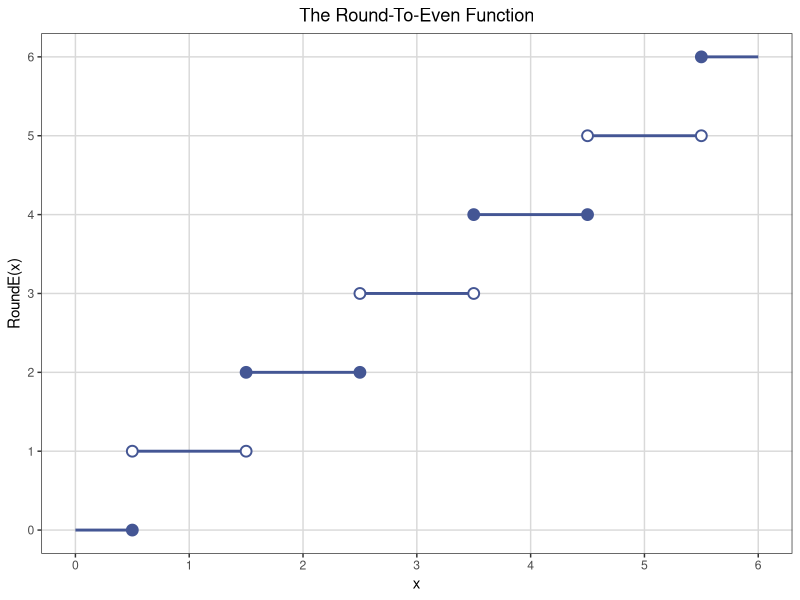

Recreate this plot in R.
out <- Sys.getenv("OUT_DIR")
if (out == "" || is.na(out)) out <- getwd()
dir.create(out, showWarnings = FALSE, recursive = TRUE)

suppressPackageStartupMessages(library(ggplot2))

cat("P096 RoundToEven translation starting\n")

## ---- SAS ROUND / ROUNDE helpers (half away vs half to even) ----
sas_round_1 <- function(x) {
  res <- numeric(length(x))
  for (i in seq_along(x)) {
    v <- x[i]
    if (is.na(v)) { res[i] <- NA_real_; next }
    if (v >= 0) {
      fl <- floor(v + 1e-9)
      d <- v - fl
      if (d < 0.5 - 1e-8) res[i] <- fl
      else if (d > 0.5 + 1e-8) res[i] <- fl + 1
      else res[i] <- fl + 1
    } else {
      av <- -v
      fl <- floor(av + 1e-9)
      d <- av - fl
      if (d < 0.5 - 1e-8) r <- fl
      else if (d > 0.5 + 1e-8) r <- fl + 1
      else r <- fl + 1
      res[i] <- -r
    }
  }
  res
}

sas_rounde_1 <- function(x) {
  res <- numeric(length(x))
  for (i in seq_along(x)) {
    v <- x[i]
    if (is.na(v)) { res[i] <- NA_real_; next }
    sgn <- ifelse(v < 0, -1, 1)
    av <- abs(v)
    fl <- floor(av + 1e-9)
    d <- av - fl
    if (d < 0 && d > -1e-7) { d <- 0 }
    if (abs(d) < 1e-8) { res[i] <- sgn * fl; next }
    if (abs(d - 1) < 1e-8) { res[i] <- sgn * (fl + 1); next }
    if (d < 0.5 - 1e-8) res[i] <- sgn * fl
    else if (d > 0.5 + 1e-8) res[i] <- sgn * (fl + 1)
    else {
      if (fl %% 2 == 0) res[i] <- sgn * fl
      else res[i] <- sgn * (fl + 1)
    }
  }
  res
}

tenth_round <- function(L, even = FALSE) {
  res <- numeric(length(L))
  for (i in seq_along(L)) {
    v <- L[i]
    if (is.na(v)) { res[i] <- NA_real_; next }
    sgn <- ifelse(v < 0, -1, 1)
    av <- abs(v)
    cents <- floor(av * 100 + 0.5 + 1e-7)
    fl_q <- cents %/% 10
    rem <- cents %% 10
    if (rem < 5) rq <- fl_q
    else if (rem > 5) rq <- fl_q + 1
    else {
      if (!even) rq <- fl_q + 1
      else rq <- ifelse(fl_q %% 2 == 0, fl_q, fl_q + 1)
    }
    res[i] <- sgn * rq * 0.1
  }
  res
}

fmt3_val <- function(x) {
  ifelse(is.na(x), NA_real_,
    ifelse(x >= 0, floor(x * 1000 + 0.5 + 1e-7) / 1000,
                     ceiling(x * 1000 - 0.5 - 1e-7) / 1000))
}
fmt3_str <- function(x) sprintf("%.3f", fmt3_val(x))

## ---- Series / Scatter data for step plot ----
x_seq <- seq(0, 6, by = 0.05)
y_seq <- sas_rounde_1(x_seq)
Series <- data.frame(x = x_seq, y = y_seq, group = y_seq)

x1_seq <- seq(0.5, 5.5, by = 1)
y1_seq <- sas_rounde_1(x1_seq)
Scatter1 <- data.frame(x1 = x1_seq, y1 = y1_seq)

x2_seq <- seq(0.5, 5.5, by = 1)
y2_seq <- sas_rounde_1(x2_seq + 1) - 1
Scatter2 <- data.frame(x2 = x2_seq, y2 = y2_seq)

## RoundToEven = SET Series Scatter1 Scatter2 (concatenation, missing filled)
n1 <- nrow(Series); n2 <- nrow(Scatter1); n3 <- nrow(Scatter2)
RoundToEven <- data.frame(
  x = c(Series$x, rep(NA_real_, n2 + n3)),
  y = c(Series$y, rep(NA_real_, n2 + n3)),
  group = c(Series$group, rep(NA_real_, n2 + n3)),
  x1 = c(rep(NA_real_, n1), Scatter1$x1, rep(NA_real_, n3)),
  y1 = c(rep(NA_real_, n1), Scatter1$y1, rep(NA_real_, n3)),
  x2 = c(rep(NA_real_, n1 + n2), Scatter2$x2),
  y2 = c(rep(NA_real_, n1 + n2), Scatter2$y2)
)

## ---- Seq table comparing ROUND and ROUNDE ----
x_s <- seq(0, 3.5, by = 0.25)
Seq <- data.frame(
  x = x_s,
  Round = sas_round_1(x_s),
  RoundEven = sas_rounde_1(x_s)
)

## ---- Channel1 data (Lot 1 lengths) ----
Length <- c(
0.91,1.01,0.95,1.13,1.12,0.86,0.96,1.17,1.36,1.10,
0.98,1.27,1.13,0.92,1.15,1.26,1.14,0.88,1.03,1.00,
0.98,0.94,1.09,0.92,1.10,0.95,1.05,1.05,1.11,1.15,
1.11,0.98,0.78,1.09,0.94,1.05,0.89,1.16,0.88,1.19,
1.01,1.08,1.19,0.94,0.92,1.27,0.90,0.88,1.38,1.02,
1.21,0.99,1.19,1.05,0.95,0.92,1.06,1.03,0.76,1.04,
0.84,0.93,0.96,1.23,1.06,1.20,0.94,0.74,0.80,1.00,
1.00,0.97,0.94,1.05,1.09,1.07,0.79,1.06,0.96,1.00,
1.07,0.98,1.26,0.99,1.12,0.99,1.05,1.12,0.85,0.96,
1.01,1.21,0.95,0.86,0.86,1.19,1.24,0.75,1.03,0.84,
0.93,0.65,0.84,0.92,0.86,1.07,1.05,0.95,1.05,1.10,
0.93,1.03,0.94,0.97,0.95,0.99,0.97,0.81,1.10,0.95,
1.08,0.75,0.97,0.94,0.95,0.85,1.02,1.07,1.11,1.02,
1.16,1.05,0.88,1.29,0.99,0.83,1.06,1.05,1.03,1.15,
1.14,0.91,1.17,1.17,0.70,0.84,1.33,0.95,1.34,1.14,
1.08,1.28,1.14,0.84,1.09,1.12,0.99,1.08,0.95,1.12,
0.70,1.07,1.06,1.24,1.17,0.96,1.00,0.85,1.25,0.84,
1.00,1.01,1.08,1.08,0.75,1.06,1.09,0.86,1.08,1.11,
1.19,1.25,0.94,0.97,0.81,0.91,0.99,0.94,0.94,1.12,
1.10,0.82,1.17,0.89,0.75,0.84,1.10,0.93,1.11,1.07,
1.20,1.22,0.90,1.01,1.17,0.97,1.02,0.77,1.07,0.87,
0.96,1.21,1.04,0.89,0.95,0.86,0.84,1.03,1.26,0.71,
0.75,1.34,1.14,1.09,0.85,0.68,0.79,1.06,1.12,1.10,
0.98,1.11,0.98,0.86,1.15,0.89,1.21,0.79,1.31,0.84,
1.05,0.89,1.01,0.81,1.10,1.04,1.07,1.02,0.91,1.00,
0.98,0.95,0.82,1.11,1.07,1.07,0.89,1.15,1.04,1.19,
1.07,1.03,1.04,0.81,0.93,1.06,0.92,1.29,1.04,0.99,
0.86,0.84,1.22,1.09,1.14,0.76,0.86,0.96,1.07,1.21,
0.93,1.07,1.13,0.95,0.92,1.01,1.01,1.16,1.24,0.82,
1.03,1.31,0.79,1.14,1.15,0.97,0.82,1.10,1.06,1.00,
0.58,0.79,1.08,1.06,1.06,1.14,1.09,1.01,0.87,0.97,
1.08,1.03,1.08,0.92,1.26,0.74,0.98,0.94,0.84,1.07,
1.04,0.93,0.90,0.83,0.91,1.15,1.00,0.86,0.87,0.75,
1.19,1.13,1.14,0.78,1.03,0.95,0.77,0.89,0.90,0.96,
0.95,1.08,1.03,0.98,1.00,0.86,1.16,1.05,0.97,0.91,
1.06,1.12,0.97,1.03,0.88,1.02,0.98,0.95,0.86,1.14,
1.15,1.26,0.84,0.82,0.91,1.02,0.96,0.95,1.17,1.03,
0.89,1.07,1.06,1.09,0.95,0.99,1.38,1.10,0.88,1.05,
1.18,0.93,1.14,0.86,1.24,0.97,1.04,1.12,1.10,1.14,
1.22,0.89,0.93,1.30,0.93,1.00,1.06,0.92,1.26,0.75,
1.24,1.17,1.09,1.06,0.78,0.95,0.97,0.90,0.98,0.88,
0.87,1.00,0.83,1.11,1.15,1.20,1.21,1.00,0.95,0.82,
1.16,0.80,0.99,0.89,1.17
)
stopifnot(length(Length) == 425)
Channel1 <- data.frame(Length = Length)

Round_df <- data.frame(Length = Length)
Round_df$Round <- tenth_round(Round_df$Length, even = FALSE)
Round_df$RoundEven <- tenth_round(Round_df$Length, even = TRUE)
Round_df$RoundUp <- as.integer(Round_df$Round > Round_df$Length + 1e-9)
Round_df$RoundEvenUp <- as.integer(Round_df$RoundEven > Round_df$Length + 1e-9)

## ---- PROC MEANS equivalents ----
sum_Length <- sum(Round_df$Length)
mean_Length <- mean(Round_df$Length)
sum_Round <- sum(Round_df$Round)
mean_Round <- mean(Round_df$Round)
sum_RE <- sum(Round_df$RoundEven)
mean_RE <- mean(Round_df$RoundEven)
mean_RU <- mean(Round_df$RoundUp)
mean_REU <- mean(Round_df$RoundEvenUp)

cat("Means computed\n")

## ---- SGPlot figure ----
p <- ggplot() +
  geom_line(data = Series, aes(x = x, y = y, group = group),
            color = "#445694", linewidth = 1) +
  geom_point(data = Scatter1, aes(x = x1, y = y1),
             shape = 21, fill = "#445694", colour = "#445694", size = 3, stroke = 1) +
  geom_point(data = Scatter2, aes(x = x2, y = y2),
             shape = 21, fill = "white", colour = "#445694", size = 3, stroke = 1) +
  labs(title = "The Round-To-Even Function", x = "x", y = "RoundE(x)") +
  scale_x_continuous(breaks = 0:6, limits = c(0, 6)) +
  scale_y_continuous(breaks = 0:6, limits = c(0, 6)) +
  theme_bw() +
  theme(plot.title = element_text(hjust = 0.5),
        panel.grid.major = element_line(colour = "grey85"),
        panel.grid.minor = element_blank())

ggsave(file.path(out, "sgplot.png"), plot = p, width = 8, height = 6, dpi = 150)
write.csv(RoundToEven, file.path(out, "sgplot.csv"), row.names = FALSE, na = "")

## ---- Text rendering (P096.lst counterpart) ----
fmt_x <- function(v) {
  if (is.na(v)) return("")
  if (abs(v - round(v)) < 1e-9) sprintf("%d", as.integer(round(v)))
  else {
    s <- sprintf("%.2f", v)
    s <- sub("0+$", "", s); s <- sub("\\.$", "", s); s
  }
}
txt_path <- file.path(out, "P096.txt")
con <- file(txt_path, open = "wt")
cat("The Round-To-Even Function\n", file = con)
cat("\n", file = con)
cat("Comparison of ROUND and ROUNDE functions\n", file = con)
cat(sprintf("%-10s %-10s %-10s\n", "x", "Round(x)", "RoundE(x)"), file = con)
for (i in seq_len(nrow(Seq))) {
  cat(sprintf("%-10s %-10s %-10s\n",
              fmt_x(Seq$x[i]), fmt_x(Seq$Round[i]), fmt_x(Seq$RoundEven[i])), file = con)
}
cat("\n", file = con)
cat("The MEANS Procedure\n", file = con)
cat(sprintf("%-22s %-22s %-12s %-12s\n", "Variable", "Label", "Sum", "Mean"), file = con)
cat(sprintf("%-22s %-22s %-12s %-12s\n",
            "Length", "True values", fmt3_str(sum_Length), fmt3_str(mean_Length)), file = con)
cat(sprintf("%-22s %-22s %-12s %-12s\n",
            "Round", "Rounded values", fmt3_str(sum_Round), fmt3_str(mean_Round)), file = con)
cat(sprintf("%-22s %-22s %-12s %-12s\n",
            "RoundEven", "Round-to-even values", fmt3_str(sum_RE), fmt3_str(mean_RE)), file = con)
cat("\n", file = con)
cat("The MEANS Procedure\n", file = con)
cat(sprintf("%-22s %-40s %-12s\n", "Variable", "Label", "Mean"), file = con)
cat(sprintf("%-22s %-40s %-12s\n",
            "RoundUp", "Proportion rounded up for ROUND", fmt3_str(mean_RU)), file = con)
cat(sprintf("%-22s %-40s %-12s\n",
            "RoundEvenUp", "Proportion rounded up for ROUNDE", fmt3_str(mean_REU)), file = con)
close(con)

## ---- CSV of table body (53 numbers, long form) ----
tab_seq_x <- data.frame(Table = "Seq", Row = paste0("x=", Seq$x),
                        Column = "x", Value = Seq$x, stringsAsFactors = FALSE)
tab_seq_r <- data.frame(Table = "Seq", Row = paste0("x=", Seq$x),
                        Column = "Round", Value = Seq$Round, stringsAsFactors = FALSE)
tab_seq_re <- data.frame(Table = "Seq", Row = paste0("x=", Seq$x),
                         Column = "RoundEven", Value = Seq$RoundEven, stringsAsFactors = FALSE)
tab_m1 <- data.frame(
  Table = "Means_SumMean",
  Row = c("Length", "Round", "RoundEven", "Length", "Round", "RoundEven"),
  Column = c("Sum", "Sum", "Sum", "Mean", "Mean", "Mean"),
  Value = c(fmt3_val(sum_Length), fmt3_val(sum_Round), fmt3_val(sum_RE),
            fmt3_val(mean_Length), fmt3_val(mean_Round), fmt3_val(mean_RE)),
  stringsAsFactors = FALSE)
tab_m2 <- data.frame(
  Table = "Means_PropUp",
  Row = c("RoundUp", "RoundEvenUp"),
  Column = c("Mean", "Mean"),
  Value = c(fmt3_val(mean_RU), fmt3_val(mean_REU)),
  stringsAsFactors = FALSE)
P096_body <- rbind(
  data.frame(Table = "Seq", Row = paste0("Row", rep(1:15, each = 1)),
             Column = "x", Value = Seq$x),
  data.frame(Table = "Seq", Row = paste0("Row", 1:15),
             Column = "Round", Value = Seq$Round),
  data.frame(Table = "Seq", Row = paste0("Row", 1:15),
             Column = "RoundEven", Value = Seq$RoundEven),
  tab_m1, tab_m2
)
## Ensure 53 rows: 15+15+15+6+2
write.csv(P096_body, file.path(out, "P096.csv"), row.names = FALSE, na = "")

## duplicates for case/name variants expected by harness
try(file.copy(file.path(out, "P096.txt"), file.path(out, "P096.lst.txt"), overwrite = TRUE), silent = TRUE)
try(file.copy(file.path(out, "P096.csv"), file.path(out, "P096.lst.csv"), overwrite = TRUE), silent = TRUE)
try(file.copy(file.path(out, "sgplot.png"), file.path(out, "SGPlot.png"), overwrite = TRUE), silent = TRUE)

cat("Done\n")
